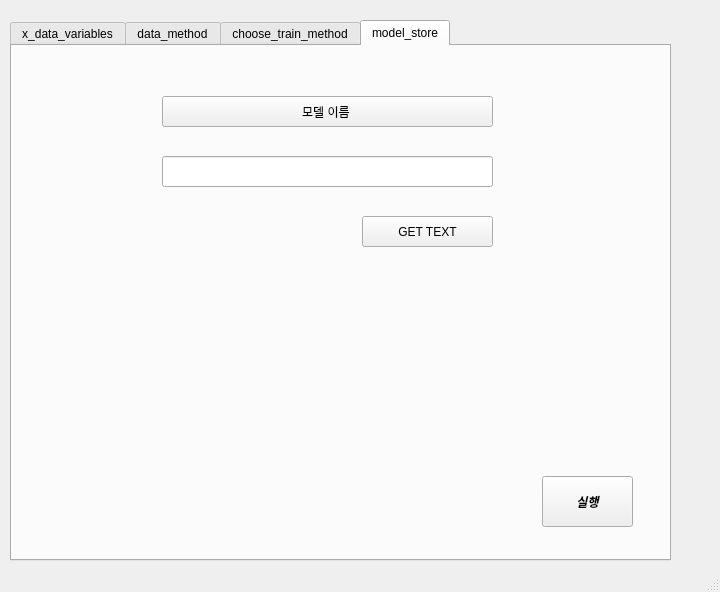
<?xml version="1.0" encoding="UTF-8"?>
<ui version="4.0">
 <class>MainWindow</class>
 <widget class="QMainWindow" name="MainWindow">
  <property name="geometry">
   <rect>
    <x>0</x>
    <y>0</y>
    <width>720</width>
    <height>592</height>
   </rect>
  </property>
  <property name="windowTitle">
   <string>MainWindow</string>
  </property>
  <widget class="QWidget" name="centralwidget">
   <widget class="QTabWidget" name="Tab">
    <property name="geometry">
     <rect>
      <x>10</x>
      <y>20</y>
      <width>661</width>
      <height>541</height>
     </rect>
    </property>
    <property name="currentIndex">
     <number>3</number>
    </property>
    <widget class="QWidget" name="tab_1">
     <attribute name="title">
      <string>x_data_variables</string>
     </attribute>
     <widget class="QListWidget" name="xtrain_list">
      <property name="geometry">
       <rect>
        <x>30</x>
        <y>70</y>
        <width>131</width>
        <height>321</height>
       </rect>
      </property>
      <property name="selectionMode">
       <enum>QAbstractItemView::MultiSelection</enum>
      </property>
     </widget>
     <widget class="QLabel" name="label_4">
      <property name="geometry">
       <rect>
        <x>30</x>
        <y>20</y>
        <width>261</width>
        <height>41</height>
       </rect>
      </property>
      <property name="text">
       <string>x데이터의 특성</string>
      </property>
     </widget>
     <widget class="QListWidget" name="ytrain_list">
      <property name="geometry">
       <rect>
        <x>360</x>
        <y>70</y>
        <width>131</width>
        <height>321</height>
       </rect>
      </property>
      <property name="selectionMode">
       <enum>QAbstractItemView::MultiSelection</enum>
      </property>
     </widget>
     <widget class="QLabel" name="label_5">
      <property name="geometry">
       <rect>
        <x>360</x>
        <y>10</y>
        <width>261</width>
        <height>41</height>
       </rect>
      </property>
      <property name="text">
       <string>y데이터의 특성</string>
      </property>
     </widget>
     <widget class="QListWidget" name="x_selected_view">
      <property name="geometry">
       <rect>
        <x>180</x>
        <y>70</y>
        <width>131</width>
        <height>321</height>
       </rect>
      </property>
      <property name="selectionMode">
       <enum>QAbstractItemView::MultiSelection</enum>
      </property>
     </widget>
     <widget class="QListWidget" name="y_selected_view">
      <property name="geometry">
       <rect>
        <x>500</x>
        <y>70</y>
        <width>131</width>
        <height>321</height>
       </rect>
      </property>
      <property name="selectionMode">
       <enum>QAbstractItemView::MultiSelection</enum>
      </property>
     </widget>
     <widget class="QPushButton" name="x_right_btn">
      <property name="geometry">
       <rect>
        <x>180</x>
        <y>400</y>
        <width>71</width>
        <height>21</height>
       </rect>
      </property>
      <property name="text">
       <string>right</string>
      </property>
     </widget>
     <widget class="QPushButton" name="x_left_btn">
      <property name="geometry">
       <rect>
        <x>30</x>
        <y>400</y>
        <width>71</width>
        <height>21</height>
       </rect>
      </property>
      <property name="text">
       <string>left</string>
      </property>
     </widget>
     <widget class="QPushButton" name="y_right_btn">
      <property name="geometry">
       <rect>
        <x>500</x>
        <y>410</y>
        <width>71</width>
        <height>21</height>
       </rect>
      </property>
      <property name="text">
       <string>right</string>
      </property>
     </widget>
     <widget class="QPushButton" name="y_left_btn">
      <property name="geometry">
       <rect>
        <x>360</x>
        <y>410</y>
        <width>71</width>
        <height>21</height>
       </rect>
      </property>
      <property name="text">
       <string>left</string>
      </property>
     </widget>
    </widget>
    <widget class="QWidget" name="tab_2">
     <attribute name="title">
      <string>data_method</string>
     </attribute>
     <widget class="QRadioButton" name="all_radio_btn">
      <property name="geometry">
       <rect>
        <x>90</x>
        <y>100</y>
        <width>130</width>
        <height>22</height>
       </rect>
      </property>
      <property name="text">
       <string>전체 데이터</string>
      </property>
     </widget>
     <widget class="QRadioButton" name="zero_radio_btn">
      <property name="geometry">
       <rect>
        <x>90</x>
        <y>190</y>
        <width>241</width>
        <height>22</height>
       </rect>
      </property>
      <property name="text">
       <string>0을 제외한 전체 데이터</string>
      </property>
     </widget>
     <widget class="QRadioButton" name="cell_radio_btn">
      <property name="geometry">
       <rect>
        <x>90</x>
        <y>280</y>
        <width>261</width>
        <height>22</height>
       </rect>
      </property>
      <property name="text">
       <string>0을 제외한 cell 데이터</string>
      </property>
     </widget>
     <widget class="QRadioButton" name="cell_radio_btn_2">
      <property name="geometry">
       <rect>
        <x>90</x>
        <y>360</y>
        <width>261</width>
        <height>22</height>
       </rect>
      </property>
      <property name="text">
       <string>0을 제외한 cell 데이터 3x3</string>
      </property>
     </widget>
    </widget>
    <widget class="QWidget" name="tab">
     <attribute name="title">
      <string>choose_train_method</string>
     </attribute>
     <widget class="QRadioButton" name="linear_radio_btn">
      <property name="geometry">
       <rect>
        <x>30</x>
        <y>100</y>
        <width>130</width>
        <height>22</height>
       </rect>
      </property>
      <property name="text">
       <string>선형회귀</string>
      </property>
     </widget>
     <widget class="QRadioButton" name="kernel_radio_btn">
      <property name="geometry">
       <rect>
        <x>30</x>
        <y>190</y>
        <width>130</width>
        <height>22</height>
       </rect>
      </property>
      <property name="text">
       <string>커널회귀</string>
      </property>
     </widget>
     <widget class="QRadioButton" name="tree_radio_btn">
      <property name="geometry">
       <rect>
        <x>30</x>
        <y>300</y>
        <width>130</width>
        <height>22</height>
       </rect>
      </property>
      <property name="text">
       <string>트리회귀</string>
      </property>
     </widget>
     <widget class="QRadioButton" name="dnn_radio_btn">
      <property name="geometry">
       <rect>
        <x>350</x>
        <y>140</y>
        <width>130</width>
        <height>22</height>
       </rect>
      </property>
      <property name="text">
       <string>DNN</string>
      </property>
     </widget>
     <widget class="QRadioButton" name="random_radio_btn">
      <property name="geometry">
       <rect>
        <x>30</x>
        <y>360</y>
        <width>151</width>
        <height>22</height>
       </rect>
      </property>
      <property name="text">
       <string>랜덤포레스트</string>
      </property>
     </widget>
     <widget class="QRadioButton" name="rnn_radio_btn">
      <property name="geometry">
       <rect>
        <x>350</x>
        <y>210</y>
        <width>130</width>
        <height>22</height>
       </rect>
      </property>
      <property name="text">
       <string>RNN</string>
      </property>
     </widget>
     <widget class="QRadioButton" name="lstm_radio_btn">
      <property name="geometry">
       <rect>
        <x>350</x>
        <y>280</y>
        <width>130</width>
        <height>22</height>
       </rect>
      </property>
      <property name="text">
       <string>LSTM</string>
      </property>
     </widget>
     <widget class="QRadioButton" name="neural_regression_radio_btn">
      <property name="geometry">
       <rect>
        <x>30</x>
        <y>430</y>
        <width>130</width>
        <height>22</height>
       </rect>
      </property>
      <property name="text">
       <string>신경망회귀</string>
      </property>
     </widget>
     <widget class="QRadioButton" name="gauss_radio_btn">
      <property name="geometry">
       <rect>
        <x>30</x>
        <y>250</y>
        <width>130</width>
        <height>22</height>
       </rect>
      </property>
      <property name="text">
       <string>가우스회귀</string>
      </property>
     </widget>
     <widget class="QRadioButton" name="gru_radio_btn">
      <property name="geometry">
       <rect>
        <x>350</x>
        <y>360</y>
        <width>130</width>
        <height>22</height>
       </rect>
      </property>
      <property name="text">
       <string>GRU</string>
      </property>
     </widget>
     <widget class="QRadioButton" name="conv1_radio_btn">
      <property name="geometry">
       <rect>
        <x>350</x>
        <y>430</y>
        <width>130</width>
        <height>22</height>
       </rect>
      </property>
      <property name="text">
       <string>cnn</string>
      </property>
     </widget>
     <widget class="QLabel" name="label">
      <property name="geometry">
       <rect>
        <x>40</x>
        <y>50</y>
        <width>91</width>
        <height>21</height>
       </rect>
      </property>
      <property name="text">
       <string>회귀</string>
      </property>
     </widget>
     <widget class="QLabel" name="label_2">
      <property name="geometry">
       <rect>
        <x>350</x>
        <y>60</y>
        <width>91</width>
        <height>21</height>
       </rect>
      </property>
      <property name="text">
       <string>딥러닝</string>
      </property>
     </widget>
     <widget class="QRadioButton" name="svr_radio_btn">
      <property name="geometry">
       <rect>
        <x>30</x>
        <y>140</y>
        <width>130</width>
        <height>22</height>
       </rect>
      </property>
      <property name="text">
       <string>SVR</string>
      </property>
     </widget>
    </widget>
    <widget class="QWidget" name="tab_5">
     <attribute name="title">
      <string>model_store</string>
     </attribute>
     <widget class="QPushButton" name="model_store_btn">
      <property name="geometry">
       <rect>
        <x>150</x>
        <y>50</y>
        <width>331</width>
        <height>31</height>
       </rect>
      </property>
      <property name="text">
       <string>모델 이름 </string>
      </property>
     </widget>
     <widget class="QPushButton" name="exit_btn">
      <property name="geometry">
       <rect>
        <x>530</x>
        <y>430</y>
        <width>91</width>
        <height>51</height>
       </rect>
      </property>
      <property name="font">
       <font>
        <family>Arial</family>
        <weight>75</weight>
        <italic>true</italic>
        <bold>true</bold>
       </font>
      </property>
      <property name="text">
       <string>실행</string>
      </property>
     </widget>
     <widget class="QLineEdit" name="model_name">
      <property name="geometry">
       <rect>
        <x>150</x>
        <y>110</y>
        <width>331</width>
        <height>31</height>
       </rect>
      </property>
     </widget>
     <widget class="QPushButton" name="model_btn">
      <property name="geometry">
       <rect>
        <x>350</x>
        <y>170</y>
        <width>131</width>
        <height>31</height>
       </rect>
      </property>
      <property name="text">
       <string>GET TEXT</string>
      </property>
     </widget>
    </widget>
   </widget>
  </widget>
  <widget class="QStatusBar" name="statusbar"/>
 </widget>
 <resources/>
 <connections/>
</ui>
